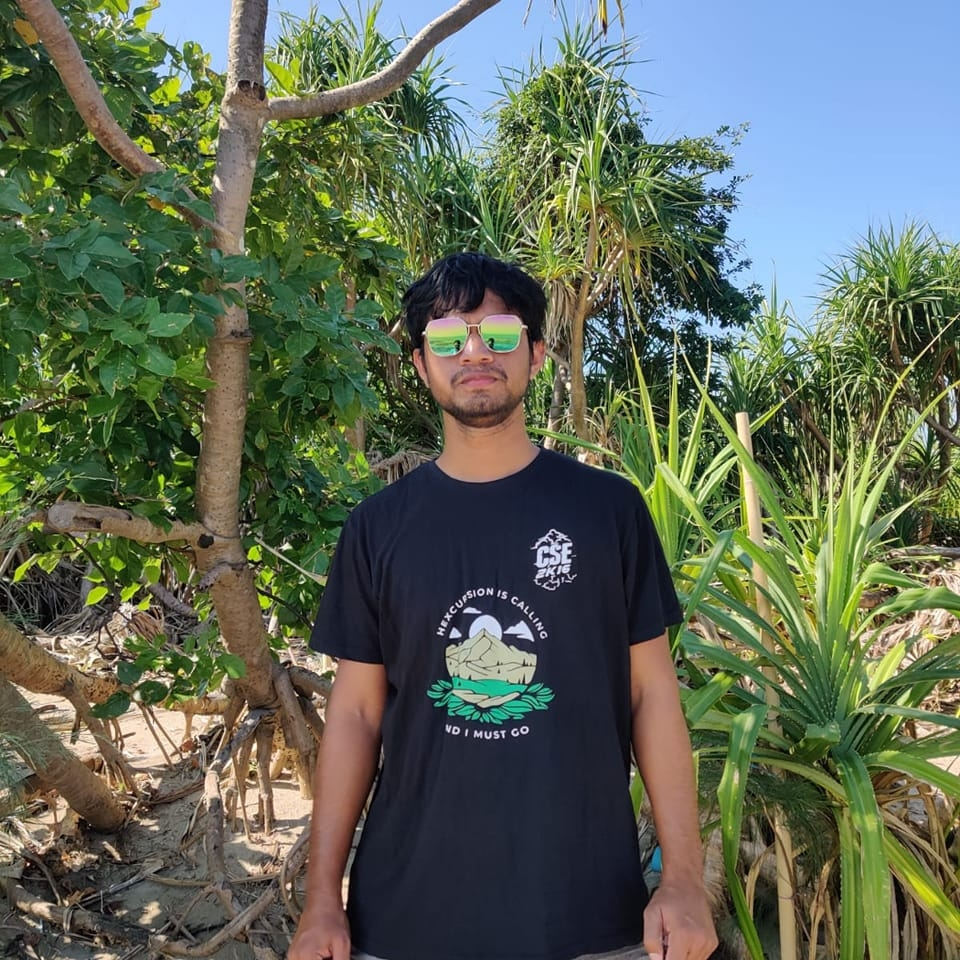
#> input picture image_color_transformation/images/faisal.jpg, 960 x 960 px
$ jupyter execute color_transformation.ipynb
#> lines starting #> are read from the running program, lines starting #| are printed output that depends on the picture
## Import the library

[cell 1]
import cv2
import matplotlib.pyplot as plt

[cell 2]
# input the image
image=cv2.imread('images/faisal.jpg')
#> image is the input picture: shape (960, 960, 3); mean B, G, R 87.1, 104.9, 94.9
image=cv2.cvtColor(image,cv2.COLOR_BGR2RGB)
print('image shape: ',image.shape)
#| image shape:  (960, 960, 3)
plt.imshow(image)

## Resize the image into a fixed size: 300x300 pixel

[cell 3]
HEIGHT=300
WIDTH=300
resized_image=cv2.resize(image,(HEIGHT,WIDTH))
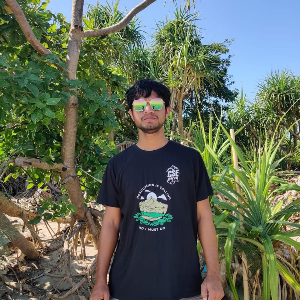
#> resized_image: shape (300, 300, 3); mean R, G, B 94.8, 104.8, 87
print('after resize the image shape: ',resized_image.shape)
#| after resize the image shape:  (300, 300, 3)
plt.imshow(resized_image)

## 1. Convert Color RGB to GRAY

[cell 4]
gray_image=cv2.cvtColor(resized_image,cv2.COLOR_RGB2GRAY)
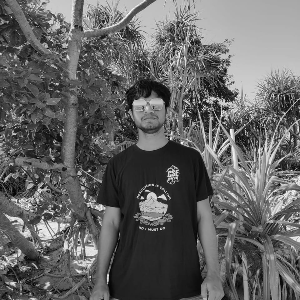
#> gray_image: shape (300, 300); min 0, max 253, mean 99.8
print('gray image shape: ',gray_image.shape)
#| gray image shape:  (300, 300)
plt.imshow(gray_image,cmap='gray')

## 2. Convert color RGB to CIE XYZ

[cell 5]
cie_xyz_image=cv2.cvtColor(resized_image,cv2.COLOR_RGB2XYZ)
#> cie_xyz_image: shape (300, 300, 3); mean of channels 0, 1, 2 92.3, 101.3, 96.3
print('cie xyz image shape: ',cie_xyz_image.shape)
#| cie xyz image shape:  (300, 300, 3)
plt.imshow(cie_xyz_image)

## 3. Convert color RGB to YCrCb

[cell 6]
ycrcb_image=cv2.cvtColor(resized_image,cv2.COLOR_RGB2YCrCb)
#> ycrcb_image: shape (300, 300, 3); mean of channels 0, 1, 2 99.8, 124.4, 120.8
plt.xticks([])
plt.yticks([])
plt.imshow(ycrcb_image)

## 4. Conver color RGB to HSV

[cell 7]
hsv_image=cv2.cvtColor(resized_image, cv2.COLOR_RGB2HSV)
#> hsv_image: shape (300, 300, 3); mean H, S, V 58.3, 104.8, 118.6
plt.xticks([])
plt.yticks([])
plt.imshow(hsv_image)

## 5. Convert color RGB to HLS

[cell 8]
hls_image=cv2.cvtColor(resized_image,cv2.COLOR_RGB2HLS)
#> hls_image: shape (300, 300, 3); mean of channels 0, 1, 2 58.3, 95.6, 92.1
plt.xticks([])
plt.yticks([])
plt.imshow(hls_image)

## 6. Convert color RGB to CIE L* a* b*

[cell 9]
cie_lab_image=cv2.cvtColor(resized_image,cv2.COLOR_RGB2LAB)
#> cie_lab_image: shape (300, 300, 3); mean of channels 0, 1, 2 107.9, 122.3, 136.8
plt.xticks([])
plt.yticks([])
plt.imshow(cie_lab_image)

## 7. Convert color RGB to CIE L* u* v*

[cell 10]
cie_luv_image=cv2.cvtColor(resized_image,cv2.COLOR_RGB2LUV)
#> cie_luv_image: shape (300, 300, 3); mean of channels 0, 1, 2 107.4, 93.9, 145.6
plt.xticks([])
plt.yticks([])
plt.imshow(cie_luv_image)

$ run again, with image_color_transformation/images/selfie.jpg copied over image_color_transformation/images/faisal.jpg
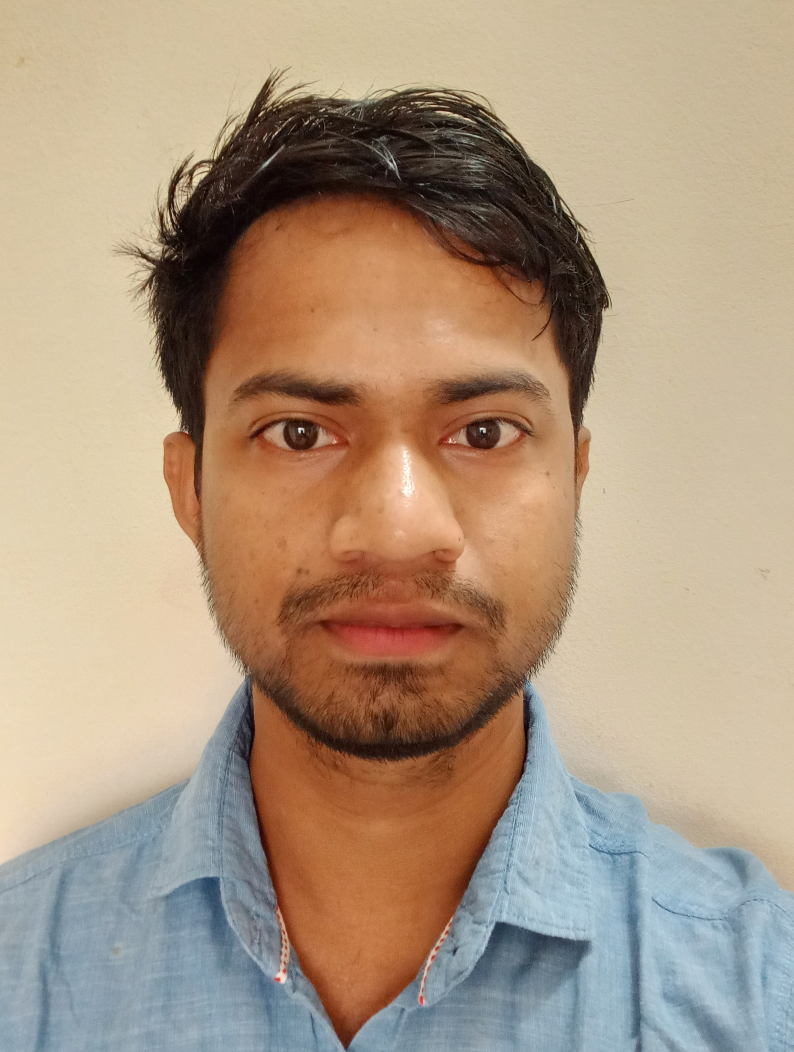
#> input picture image_color_transformation/images/selfie.jpg, 2382 x 3156 px (shown at 1/3 size)
#> image is the input picture: shape (3156, 2382, 3); mean B, G, R 129.3, 151.9, 173.8
#| image shape:  (3156, 2382, 3)
#> `resized_image=cv2.resize(image,(HEIGHT,WIDTH))`:
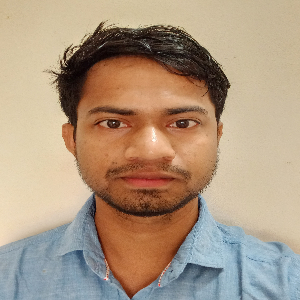
#> resized_image: shape (300, 300, 3); mean R, G, B 173.7, 151.7, 129.2
#| after resize the image shape:  (300, 300, 3)
#> `gray_image=cv2.cvtColor(resized_image,cv2.COLOR_RGB2GRAY)`:
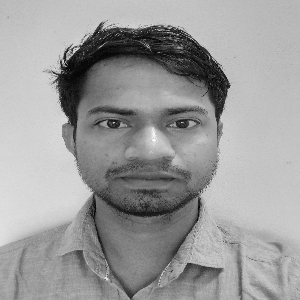
#> gray_image: shape (300, 300); min 4, max 251, mean 155.8
#| gray image shape:  (300, 300)
#> cie_xyz_image: shape (300, 300, 3); mean of channels 0, 1, 2 149.2, 154.8, 144.2
#| cie xyz image shape:  (300, 300, 3)
#> ycrcb_image: shape (300, 300, 3); mean of channels 0, 1, 2 155.8, 140.9, 113
#> hsv_image: shape (300, 300, 3); mean H, S, V 32.4, 88.5, 180.3
#> hls_image: shape (300, 300, 3); mean of channels 0, 1, 2 32.4, 151.7, 94.3
#> cie_lab_image: shape (300, 300, 3); mean of channels 0, 1, 2 162.8, 133.9, 143.5
#> cie_luv_image: shape (300, 300, 3); mean of channels 0, 1, 2 162.3, 108.6, 153.5
